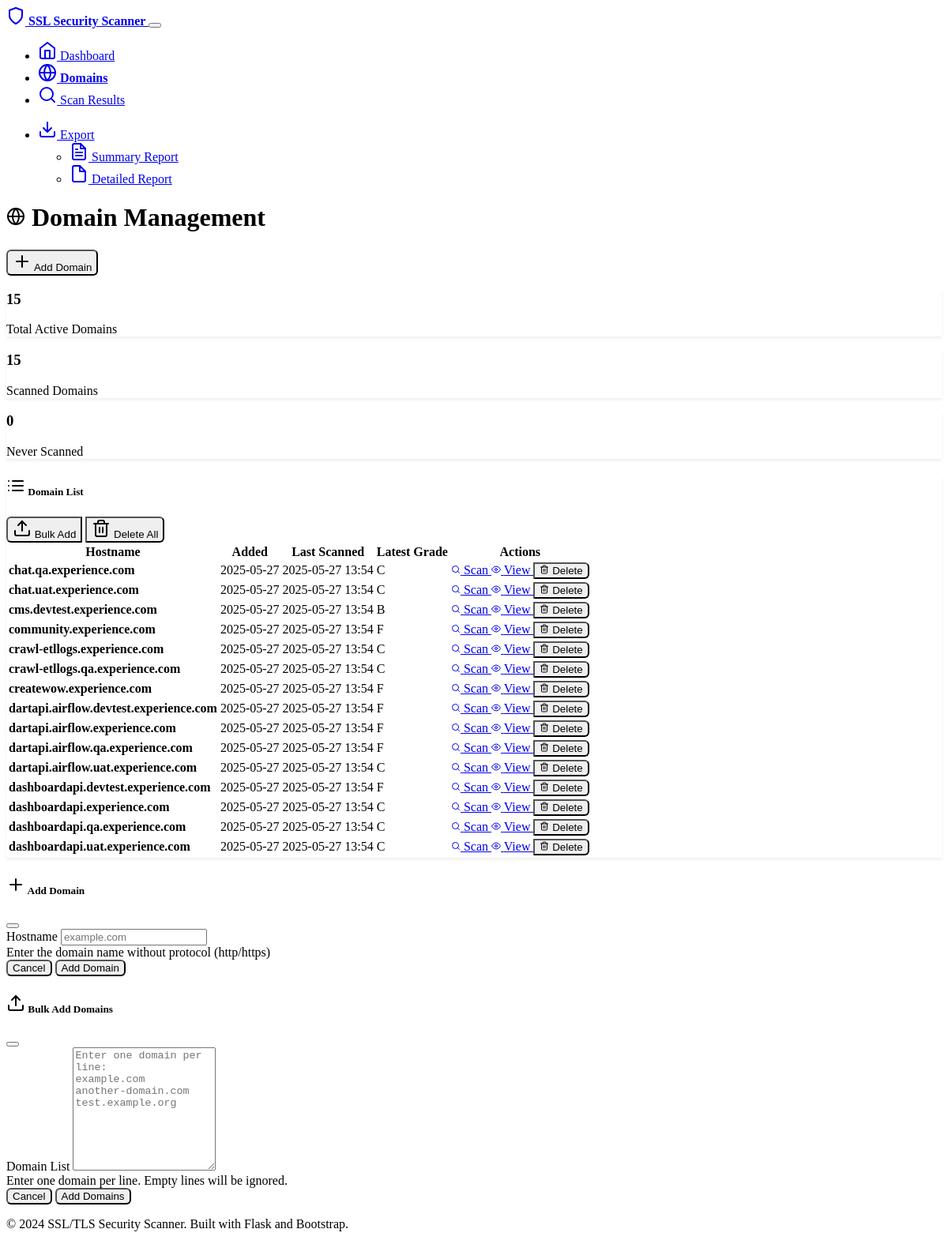
The page /domains on the database as committed earlier.
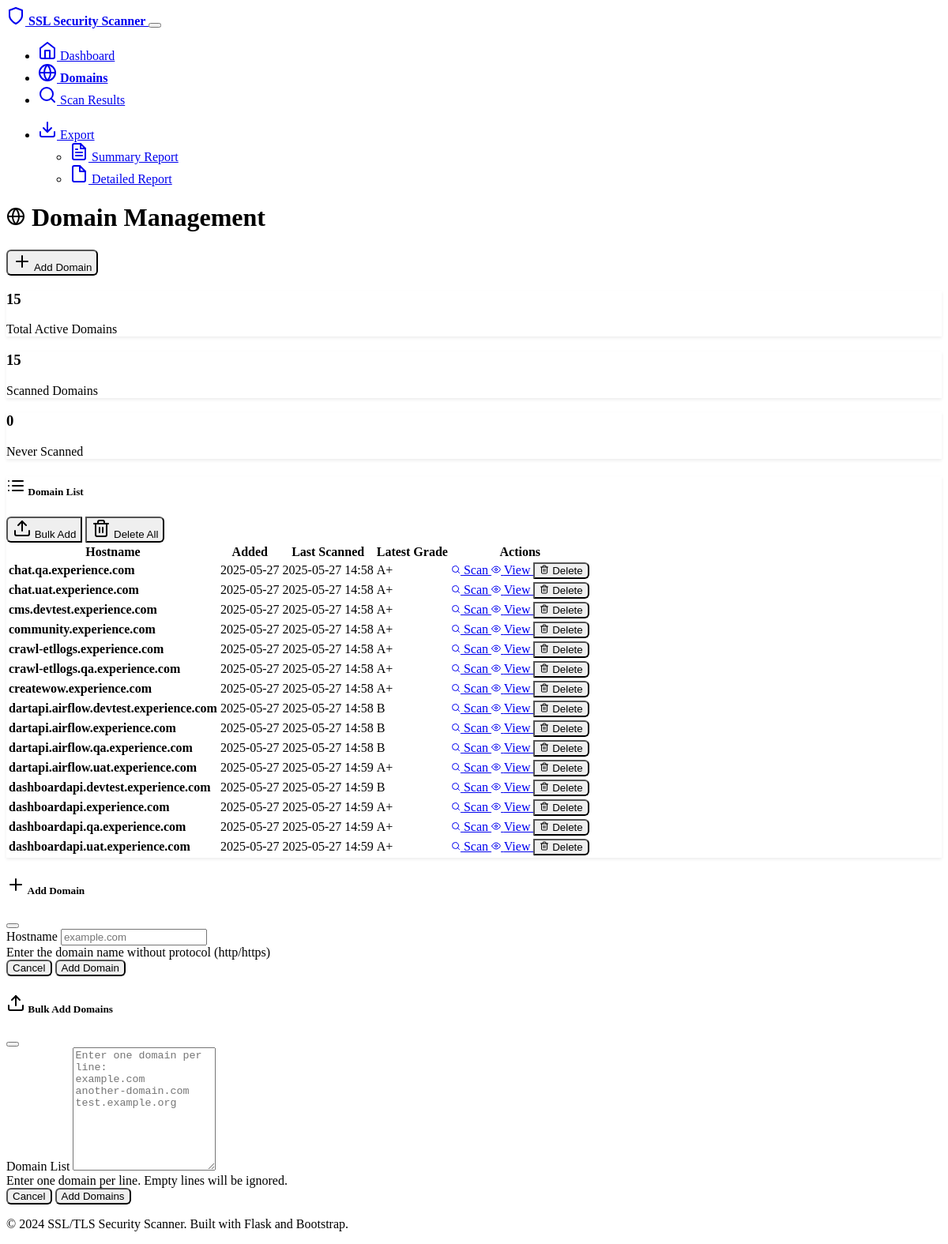
The same page on the database as committed later.
### models.py (models this page shows, shortened)
class Domain(db.Model):
    id = db.Column(Integer, primary_key=True)
    hostname = db.Column(String(255), unique=True, nullable=False)
    active = db.Column(Boolean, default=True)
    created_at = db.Column(DateTime, default=datetime.utcnow)
    last_scanned = db.Column(DateTime)
    scan_results = db.relationship('ScanResult', backref='domain', lazy=True, cascade='all, delete-orphan')

class ScanResult(db.Model):
    id = db.Column(Integer, primary_key=True)
    domain_id = db.Column(Integer, db.ForeignKey('domain.id'), nullable=False)
    scan_date = db.Column(DateTime, default=datetime.utcnow)
    sslv2_enabled = db.Column(Boolean, default=False)
    sslv3_enabled = db.Column(Boolean, default=False)
    tlsv1_0_enabled = db.Column(Boolean, default=False)
    tlsv1_1_enabled = db.Column(Boolean, default=False)
    tlsv1_2_enabled = db.Column(Boolean, default=False)
    tlsv1_3_enabled = db.Column(Boolean, default=False)
    heartbleed_vulnerable = db.Column(Boolean, default=False)
    fallback_scsv_supported = db.Column(Boolean, default=False)
    secure_renegotiation = db.Column(Boolean, default=False)
    compression_enabled = db.Column(Boolean, default=False)
    cert_signature_algorithm = db.Column(String(100))
    cert_key_strength = db.Column(Integer)
    cert_subject = db.Column(String(500))
    cert_issuer = db.Column(String(500))
    cert_not_before = db.Column(DateTime)
    cert_not_after = db.Column(DateTime)
    weak_ciphers_count = db.Column(Integer, default=0)
    supported_ciphers = db.Column(Text)  # JSON string of cipher details
    security_score = db.Column(Float, default=0.0)  # 0-100 score
    security_grade = db.Column(String(2))  # A+, A, B, C, D, F
    has_deprecated_protocols = db.Column(Boolean, default=False)
    raw_output = db.Column(Text)
    scan_successful = db.Column(Boolean, default=True)
    error_message = db.Column(Text)

### routes.py (the view)
@app.route('/domains')
def domains():
    page = request.args.get('page', 1, type=int)
    per_page = 20
    domains = Domain.query.filter_by(active=True).paginate(
        page=page, per_page=per_page, error_out=False
    )
    return render_template('domains.html', domains=domains)

### templates/domains.html (shortened to what the changed rows need)
{% extends "base.html" %}
{% block content %}
<div class="row">
    <div class="col-12">
        <div class="d-flex justify-content-between align-items-center mb-4">
            <h1>
                <i data-feather="globe" class="me-2"></i>
                Domain Management
            </h1>
        </div>
    </div>
</div>
<div class="row">
    <div class="col-12">
        <div class="card">
            <div class="card-body">
                {% if domains.items %}
                <div class="table-responsive">
                    <table class="table table-hover">
                        <thead>
                            <tr>
                                <th>Hostname</th>
                                <th>Added</th>
                                <th>Last Scanned</th>
                                <th>Latest Grade</th>
                                <th>Actions</th>
                            </tr>
                        </thead>
                        <tbody>
                            {% for domain in domains.items %}
                            <tr>
                                <td>
                                    <strong>{{ domain.hostname }}</strong>
                                </td>
                                <td>{{ domain.created_at.strftime('%Y-%m-%d') if domain.created_at else 'N/A' }}</td>
                                <td>
                                    {% if domain.last_scanned %}
                                        {{ domain.last_scanned.strftime('%Y-%m-%d %H:%M') }}
                                    {% else %}
                                        <span class="text-muted">Never</span>
                                    {% endif %}
                                </td>
                                <td>
                                    {% if domain.scan_results %}
                                        {% set latest_scan = domain.scan_results | selectattr('scan_successful') | sort(attribute='scan_date', reverse=true) | first %}
                                        {% if latest_scan and latest_scan.security_grade %}
                                            <span class="badge bg-{{ 'success' if latest_scan.security_grade in ['A+', 'A'] else 'warning' if latest_scan.security_grade == 'B' else 'danger' }}">
                                                {{ latest_scan.security_grade }}
                                            </span>
                                        {% else %}
                                            <span class="text-muted">-</span>
                                        {% endif %}
                                    {% else %}
                                        <span class="text-muted">-</span>
                                    {% endif %}
                                </td>
                                <td>
                                    <div class="btn-group" role="group">
                                        <a href="{{ url_for('scan_single_domain', domain_id=domain.id) }}"
                                           class="btn btn-sm btn-outline-primary">
                                            <i data-feather="search" width="12" height="12"></i>
                                            Scan
                                        </a>
                                        <a href="{{ url_for('domain_detail', domain_id=domain.id) }}"
                                           class="btn btn-sm btn-outline-info">
                                            <i data-feather="eye" width="12" height="12"></i>
                                            View
                                        </a>
                                        <button type="button" class="btn btn-sm btn-outline-danger"
                                                onclick="confirmDelete('{{ domain.hostname }}', {{ domain.id }})">
                                            <i data-feather="trash-2" width="12" height="12"></i>
                                            Delete
                                        </button>
                                    </div>
                                </td>
                            </tr>
                            {% endfor %}
                        </tbody>
                    </table>
                </div>
                {% endif %}
            </div>
        </div>
    </div>
</div>
{% endblock %}

Rows that differ between the two databases and show on the page:
changed Domain "chat.qa.experience.com": last_scanned "2025-05-27 13:54" → "2025-05-27 14:58"
changed ScanResult (number 1 of 15 on the later page): security_grade "C" → "A+"
changed Domain "chat.uat.experience.com": last_scanned "2025-05-27 13:54" → "2025-05-27 14:58"
changed ScanResult (number 2 of 15 on the later page): security_grade "C" → "A+"
changed Domain "cms.devtest.experience.com": last_scanned "2025-05-27 13:54" → "2025-05-27 14:58"
changed ScanResult (number 3 of 15 on the later page): security_grade "B" → "A+"
changed Domain "community.experience.com": last_scanned "2025-05-27 13:54" → "2025-05-27 14:58"
changed ScanResult (number 4 of 15 on the later page): security_grade "F" → "A+"
changed Domain "crawl-etllogs.experience.com": last_scanned "2025-05-27 13:54" → "2025-05-27 14:58"
changed ScanResult (number 5 of 15 on the later page): security_grade "C" → "A+"
changed Domain "crawl-etllogs.qa.experience.com": last_scanned "2025-05-27 13:54" → "2025-05-27 14:58"
changed ScanResult (number 6 of 15 on the later page): security_grade "C" → "A+"
changed Domain "createwow.experience.com": last_scanned "2025-05-27 13:54" → "2025-05-27 14:58"
changed ScanResult (number 7 of 15 on the later page): security_grade "F" → "A+"
changed Domain "dartapi.airflow.devtest.experience.com": last_scanned "2025-05-27 13:54" → "2025-05-27 14:58"
changed ScanResult (number 8 of 15 on the later page): security_grade "F" → "B"
changed Domain "dartapi.airflow.experience.com": last_scanned "2025-05-27 13:54" → "2025-05-27 14:58"
changed ScanResult (number 9 of 15 on the later page): security_grade "F" → "B"
changed Domain "dartapi.airflow.qa.experience.com": last_scanned "2025-05-27 13:54" → "2025-05-27 14:58"
changed ScanResult (number 10 of 15 on the later page): security_grade "F" → "B"
changed Domain "dartapi.airflow.uat.experience.com": last_scanned "2025-05-27 13:54" → "2025-05-27 14:59"
changed ScanResult (number 11 of 15 on the later page): security_grade "C" → "A+"
changed Domain "dashboardapi.devtest.experience.com": last_scanned "2025-05-27 13:54" → "2025-05-27 14:59"
changed ScanResult (number 12 of 15 on the later page): security_grade "F" → "B"
changed Domain "dashboardapi.experience.com": last_scanned "2025-05-27 13:54" → "2025-05-27 14:59"
changed ScanResult (number 13 of 15 on the later page): security_grade "C" → "A+"
changed Domain "dashboardapi.qa.experience.com": last_scanned "2025-05-27 13:54" → "2025-05-27 14:59"
changed ScanResult (number 14 of 15 on the later page): security_grade "C" → "A+"
changed Domain "dashboardapi.uat.experience.com": last_scanned "2025-05-27 13:54" → "2025-05-27 14:59"
changed ScanResult (number 15 of 15 on the later page): security_grade "C" → "A+"
